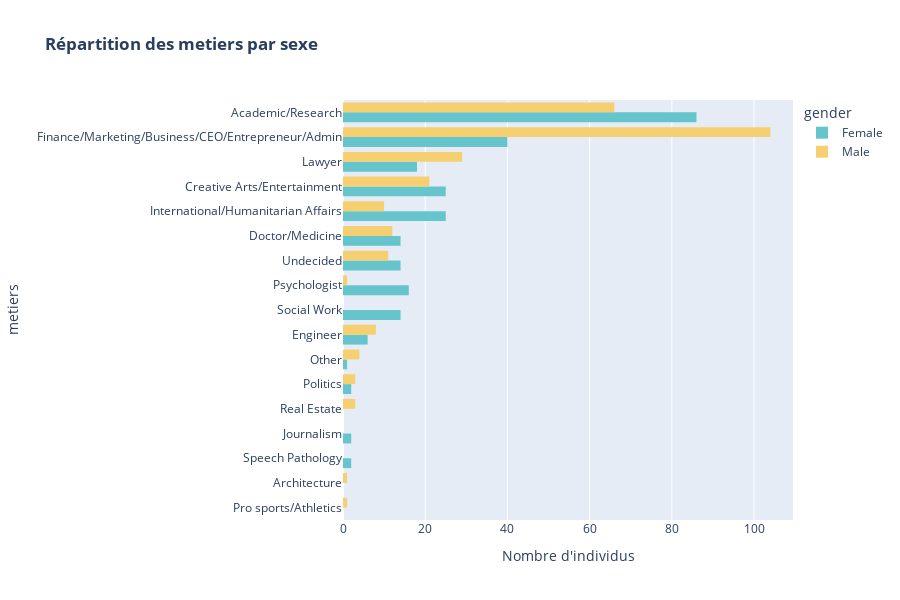

Notebook cell for this chart:
### Markdown cell above
repartion par metier et genre

### Code cell
fig = px.histogram(participants, 
                   y='career_c',  # Variable pour les types de carrière (sur l'axe Y)
                   color='gender',  # Scinder les barres selon le sexe
                   title="<b>Répartition des metiers par sexe",
                   color_discrete_sequence=color_palette,  # Choisir une palette de couleurs
                   barmode='group',  # Les barres seront côte à côte pour chaque catégorie de carrière
                   height=600)  # Hauteur du graphique


fig.update_layout(
    xaxis_title="Nombre d'individus",
    yaxis_title="metiers",
    yaxis={'categoryorder': 'total ascending'},
    showlegend=True)

fig.show()

### Figure 1 — Plotly figure (JSON) as saved in the notebook; plotly's stock layout.template omitted (floating-point values rounded to 4 significant figures; data arrays with more than 128 entries replaced by an {"elided": "..."} marker saying what was removed)
{"data": [{"alignmentgroup": "True", "bingroup": "y", "hovertemplate": "gender=Female<br>count=%{x}<br>career_c=%{y}<extra></extra>", "legendgroup": "Female", "marker": {"color": "rgb(102, 197, 204)", "pattern": {"shape": ""}}, "name": "Female", "offsetgroup": "Female", "orientation": "h", "showlegend": true, "type": "histogram", "xaxis": "x", "y": {"elided": "274 str values"}, "yaxis": "y"}, {"alignmentgroup": "True", "bingroup": "y", "hovertemplate": "gender=Male<br>count=%{x}<br>career_c=%{y}<extra></extra>", "legendgroup": "Male", "marker": {"color": "rgb(246, 207, 113)", "pattern": {"shape": ""}}, "name": "Male", "offsetgroup": "Male", "orientation": "h", "showlegend": true, "type": "histogram", "xaxis": "x", "y": {"elided": "277 str values"}, "yaxis": "y"}], "layout": {"barmode": "group", "height": 600, "legend": {"title": {"text": "gender"}, "tracegroupgap": 0}, "showlegend": true, "title": {"text": "<b>Répartition des metiers par sexe"}, "xaxis": {"anchor": "y", "domain": [0, 1], "title": {"text": "Nombre d'individus"}}, "yaxis": {"anchor": "x", "categoryorder": "total ascending", "domain": [0, 1], "title": {"text": "metiers"}}}}
